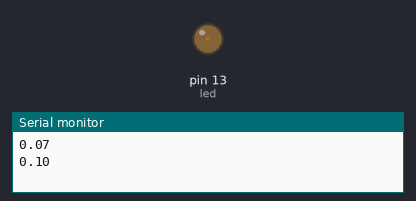
The sketch below on a simulated Arduino Uno, built with avr-gcc and run on an emulated ATmega328P. On the bench: output pins drawn as LEDs (lit = HIGH), the last lines printed to the serial monitor.

Above: at 0.05 s.
At 1.25 s:
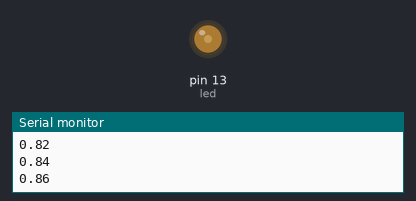
Timing chart, 0 to 3.0 s (numbered marks = the images above):
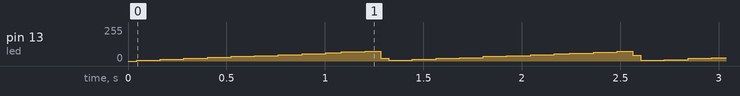

The sketch:

led_pwm_2.ino
```cpp
// test flashing an LED

#define led 13 // #define constant_name value // sets a constant that is compiled to the value later

//___________________________________________________
// int defines a variable as an integer
int period = 1000;  // delay time in microsec (3,000,000 = 3 sec)
int pwm = 1;
int d = period * pwm / 100;
int dtime = period - d;
int i = 0;
int steplength = 10000;
int max_pwm = 30;
//___________________________________________________

// void is used in function declarations, indicates that the function returns nothing
// setup() called when sketch starts, initializes variables, pinmode, libraries. Runs at power-on of board
void setup()
{
// serial used for communication between the board and computer
  Serial.begin(9600); // serial begin sets the data rate in bits/sec (baud) (300, 600, 1200, 2400, 4800, 9600, 14400, 19200, 28800, 38400, 57600, or 115200)
  pinMode(led, OUTPUT); // pinMode(pin, mode) configures a pin to act as either input or output; mode = (INPUT, OUTPUT, INPUT_PULLUP)
}

// void is used in function declarations, indicates that the function returns nothing
// loop called after setup, to loop consecutively. Use it such that the board does something constantly
void loop() {
  if (i < steplength)
  {
    if (i % 40 == 0)
    {
      pwm = pwm + 1;
      d = period * pwm / 100;
      dtime = period - d;
      Serial.print(sin(pwm*1.0/max_pwm));
      Serial.println(' ');
    }
    delayMicroseconds(dtime); // this defines the time between loop iterations
    digitalWrite(led,HIGH);
    delayMicroseconds(d);
    digitalWrite(led,LOW);
  }
  if (pwm > max_pwm)
  {
    pwm = 0;
  }
  if (i > steplength)
  {
    i = 0;
  }
  i = i + 1;
}
```
